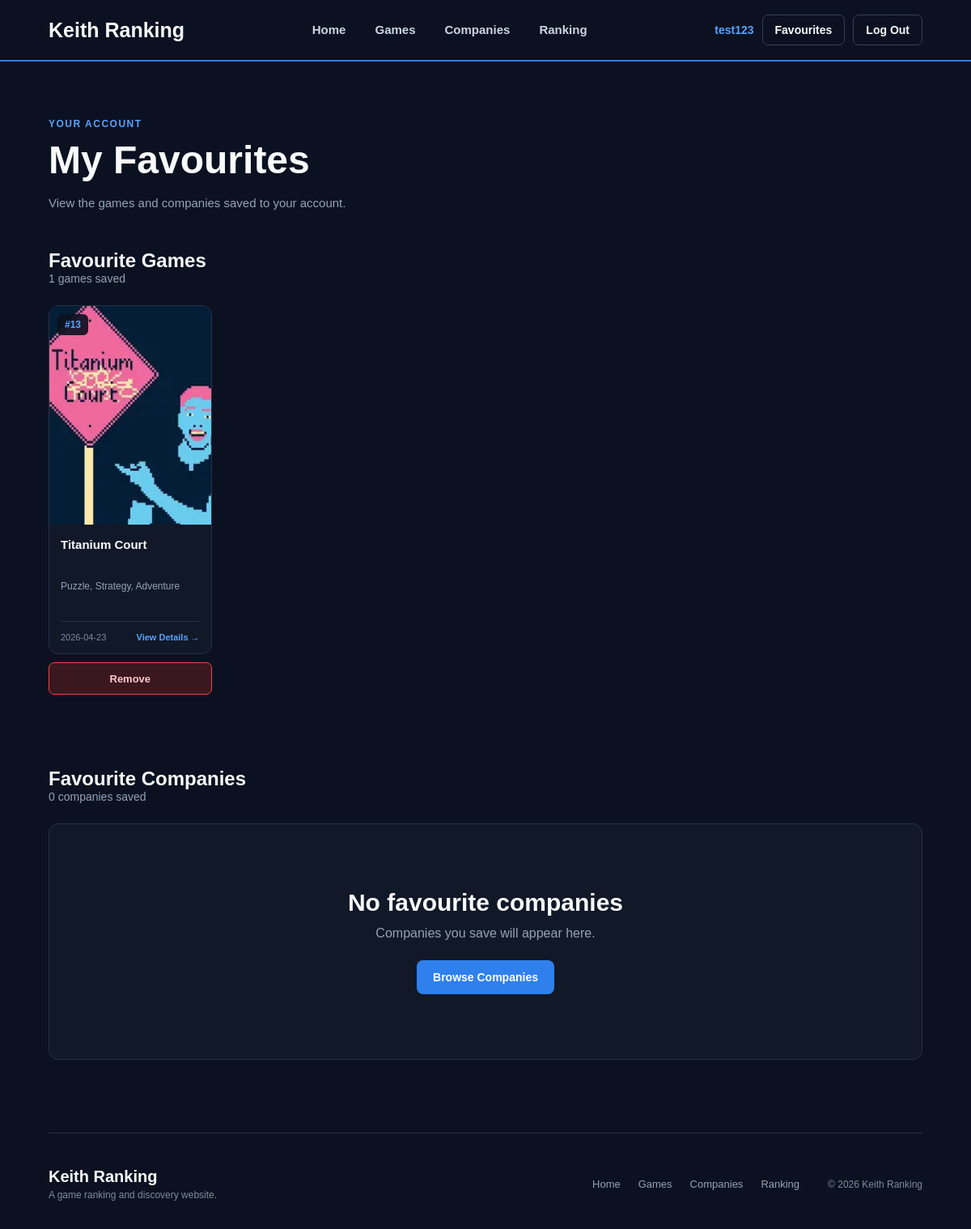
Screenshot of /favourites (signed in) with the database file from the repository.
### tables this page shows
CREATE TABLE game (
    id INTEGER PRIMARY KEY,
    name TEXT NOT NULL,
    release_date TEXT,
    genre TEXT,
    cover TEXT,
    banner TEXT
);

### routes/pages/favourite.py (the view)
@favourite_bp.route("/favourites")
def favourites():
    if session.get("user_id") is None:
        return redirect("/login")
    connection = get_connection()
    games = connection.execute(
        """
        SELECT
            game.id,
            game.name,
            game.release_date,
            game.genre,
            game.cover

        FROM game
        JOIN favourite
        ON game.id = favourite.game_id

        WHERE favourite.user_id = ?
        ORDER BY game.id
        """,
        (session["user_id"],)
    ).fetchall()
    companies = connection.execute(
        """
        SELECT
            company.id,
            company.name,
            company.started,

            (
                SELECT COUNT(*)
                FROM game_developer
                WHERE game_developer.company_id = company.id
            ) AS developed_count,

            (
                SELECT COUNT(*)
                FROM game_publisher
                WHERE game_publisher.company_id = company.id
            ) AS published_count

        FROM company
        JOIN company_favourite
        ON company.id = company_favourite.company_id

        WHERE company_favourite.user_id = ?
        ORDER BY company.name
        """,
        (session["user_id"],)
    ).fetchall()
    connection.close()
    return render_template(
        "favourites.html",
        games=games,
        companies=companies
    )

### routes/pages/favourite.py (called while the page is built)
def get_connection():
    connection = sqlite3.connect("database/app.db")
    connection.row_factory = sqlite3.Row
    return connection

### templates/favourites.html (shortened to what this page needs)
{% extends "nav.html" %}  {% block content %}
<section class="all-games-top">
  <div class="all-games-heading">
    <p>YOUR ACCOUNT</p>
    <h1>My Favourites</h1>
    <span> View the games and companies saved to your account. </span>
  </div>
</section>
<section class="all-games-section">
  <div class="all-games-result">
    <div>
      <h2>Favourite Games</h2>
      <p>{{ games|length }} games saved</p>
    </div>
  </div>
  {% if games %}
  <div class="all-games-grid">
    {% for game in games %}
    <div class="favourite-item">
      <a href="/game/{{ game['id'] }}" class="game-card">
        <div class="game-card-image">
          <img
            src="{{ url_for('static', filename='images/covers/' ~ game['cover']) }}"
            alt="{{ game['name'] }}"
          />
          <div class="game-card-ranking">
            {% if game['id'] < 10 %} #0{{ game['id'] }} {% else %} #{{
            game['id'] }} {% endif %}
          </div>
        </div>
        <div class="game-card-information">
          <h2>{{ game['name'] }}</h2>
          <p class="game-card-genre">{{ game['genre'] }}</p>
          <div class="game-card-bottom">
            <span>{{ game['release_date'] }}</span>
            <strong>View Details →</strong>
          </div>
        </div>
      </a>
      <form
        class="favourite-remove-form"
        action="/favourite/game/{{ game['id'] }}"
        method="post"
      >
        <button type="submit">Remove</button>
      </form>
    </div>
    {% endfor %}
  </div>
  {% else %}
  <div class="all-games-empty">
    <h2>No favourite games</h2>
    <p>Games you save will appear here.</p>
    <a href="/all">Browse Games</a>
  </div>
  {% endif %}
</section>
<section class="company-page-main">
  <div class="company-result-row">
    <div>
      <h2>Favourite Companies</h2>
      <p>{{ companies|length }} companies saved</p>
    </div>
  </div>
  {% if companies %}
  <div class="company-grid">
    {% for company in companies %}
    <div class="favourite-item">
      <a href="/company/{{ company['id'] }}" class="company-card">
        <div class="company-card-top">
          <div class="company-card-letter">{{ company['name'][0] }}</div>
          <div class="company-card-number">
            {% if company['id'] < 10 %} #00{{ company['id'] }} {% elif
            company['id'] < 100 %} #0{{ company['id'] }} {% else %} #{{
            company['id'] }} {% endif %}
          </div>
        </div>
        <h2>{{ company['name'] }}</h2>
        <p class="company-started">
          {% if company['started'] %} Started: {{ company['started'] }} {% else
          %} Started: Information unavailable {% endif %}
        </p>
        <div class="company-role-row">
          {% if company['developed_count'] > 0 %}
          <span class="company-developer-label"> Developer </span>
          {% endif %} {% if company['published_count'] > 0 %}
          <span class="company-publisher-label"> Publisher </span>
          {% endif %}
        </div>
        <div class="company-count-area">
          <div>
            <strong>{{ company['developed_count'] }}</strong>
            <span>Games Developed</span>
          </div>
          <div>
            <strong>{{ company['published_count'] }}</strong>
            <span>Games Published</span>
          </div>
        </div>
        <div class="company-card-bottom">
          <span>View Company Details</span>
          <strong>→</strong>
        </div>
      </a>
      <form
        class="favourite-remove-form"
        action="/favourite/company/{{ company['id'] }}"
        method="post"
      >
        <button type="submit">Remove</button>
      </form>
    </div>
    {% endfor %}
  </div>
  {% else %}
  <div class="company-empty-box">
    <h2>No favourite companies</h2>
    <p>Companies you save will appear here.</p>
    <a href="/pd">Browse Companies</a>
  </div>
  {% endif %}
</section>
<footer class="home-footer">
  <div>
    <h3>Keith Ranking</h3>
    <p>A game ranking and discovery website.</p>
  </div>
  <div class="home-footer-links">
    <a href="/">Home</a>
    <a href="/all">Games</a>
    <a href="/pd">Companies</a>
    <a href="/ranking">Ranking</a>
  </div>
  <p>© 2026 Keith Ranking</p>
</footer>
{% endblock %}

### rows the page displays
game: cover+name (picture), id "13", name "Titanium Court", genre "Puzzle, Strategy, Adventure", release_date "2026-04-23"

### other values shown
{{ session.get("username") }} "test123"
{{ games|length }} "1"
{{ companies|length }} "0"
